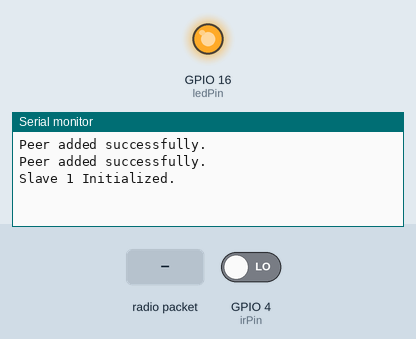
The sketch below on a simulated ESP32. On the bench: output pins drawn as LEDs (lit = HIGH), the last lines printed to the serial monitor. Inputs (shaded band) come from the test bench; at power-on: GPIO 4 (irPin) LOW.

Above: at 1.2 s.
1.3 s: radio packet "START" arrives
At 2.0 s:
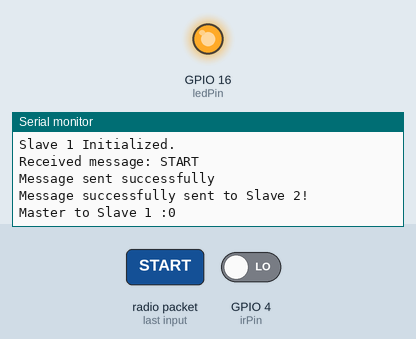
2.8 s: radio packet "FINISH" arrives
At 3.2 s:
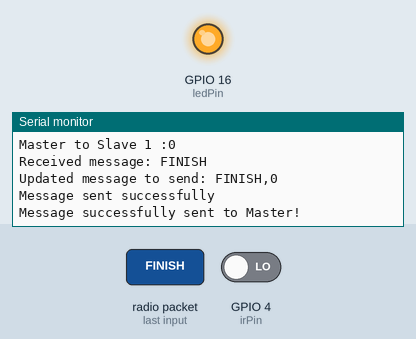
4.3 s: radio packet "1" arrives
At 5.4 s:
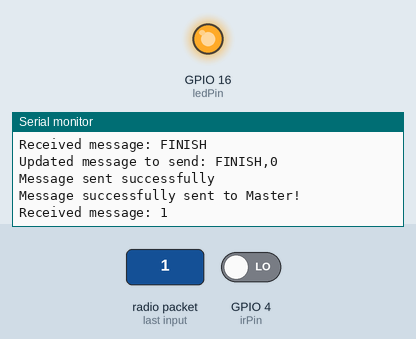

The sketch:

final_scratch_slave1.ino
```cpp
/*==========================================================================================================*/
/*                                             INCLUDE LIBRARIES                                            */
/*==========================================================================================================*/
#include <esp_now.h>
#include <WiFi.h>

/*==========================================================================================================*/
/*                                                LIST OF MAC                                               */
/*==========================================================================================================*/
uint8_t masterAddress[] = { 0x0C, 0xB8, 0x15, 0xE5, 0x41, 0x64 };
uint8_t slave2Address[] = { 0x0C, 0xB8, 0x15, 0xE5, 0x41, 0x38 };

/*==========================================================================================================*/
/*                                             GLOBAL VARIABLES                                             */
/*==========================================================================================================*/
long masterStartTime = 0;
unsigned long slave1TriggerTime = 0;
unsigned long masterToSlave1Time = 0;
bool irMonitorFlag = false;
const int irPin = 4;
const int ledPin = 16;
const char *message = "START";  // Define the message
/*==========================================================================================================*/
/*                                      Function to add Peers                                               */
/*==========================================================================================================*/
bool addPeer(const uint8_t *peerAddress, uint8_t channel = 0, bool encrypt = false) {
  esp_now_peer_info_t peerInfo = {};  // Initialize to zero
  memcpy(peerInfo.peer_addr, peerAddress, 6);
  peerInfo.channel = channel;
  peerInfo.encrypt = encrypt;

  // Set the interface explicitly
  peerInfo.ifidx = WIFI_IF_STA;

  // Check if the peer already exists
  if (esp_now_is_peer_exist(peerAddress)) {
    Serial.println("Peer already exists.");
    return true;
  }

  // Add the peer
  if (esp_now_add_peer(&peerInfo) != ESP_OK) {
    Serial.println("Failed to add peer.");
    return false;
  }

  Serial.println("Peer added successfully.");
  return true;
}

/*==========================================================================================================*/
/*                               Callback function for receiving data                                       */
/*==========================================================================================================*/
void onReceive(const esp_now_recv_info *recv_info, const uint8_t *data, int data_len) {
  char incomingMessage[data_len + 1];
  memcpy(incomingMessage, data, data_len);
  incomingMessage[data_len] = '\0';  // Null-terminate the message

  Serial.print("Received message: ");
  Serial.println(incomingMessage);

  //Check if START is received
  if (String(incomingMessage) == "START") {
    masterStartTime = millis();
    irMonitorFlag = true;
    digitalWrite(ledPin, LOW);  //Turn on the LED
  }
  // Check if the message begins with "FINISH"
  if (strncmp(incomingMessage, "FINISH", 6) == 0) {  // Compare only the first 6 characters
    char updatedMessage[40];                         // Buffer to hold the updated message

    // Format the new message with the appended unsigned long value
    snprintf(updatedMessage, sizeof(updatedMessage), "%s,%lu", incomingMessage, masterToSlave1Time);

    // Send the updated message back or to another peer
    Serial.print("Updated message to send: ");
    Serial.println(updatedMessage);

    // Send the message to masterAddress
    if (sendMessage(masterAddress, updatedMessage)) {
      Serial.println("Message successfully sent to Master!");
    } else {
      Serial.println("Message failed to send to Master.");
    }
  }
}


/*==========================================================================================================*/
/*                                Function to Send ESP-NOW Messages                                         */
/*==========================================================================================================*/
bool sendMessage(const uint8_t *peerAddress, const char *message) {
  // Send the message
  esp_err_t result = esp_now_send(peerAddress, (uint8_t *)message, strlen(message));

  // Check if the message was sent successfully
  if (result == ESP_OK) {
    Serial.println("Message sent successfully");
  } else {
    Serial.println("Failed to send message");
  }

  return result == ESP_OK;
}

/*==========================================================================================================*/
/*                                                   SETUP                                                  */
/*==========================================================================================================*/
void setup() {
  // Initialize Serial Monitor
  Serial.begin(115200);
  pinMode(irPin, INPUT);
  pinMode(ledPin, OUTPUT);
  digitalWrite(ledPin, LOW);  //Turn on the LED

  // Initialize WiFi in STA mode
  WiFi.mode(WIFI_STA);
  WiFi.disconnect();

  // Initialize ESP-NOW
  if (esp_now_init() != ESP_OK) {
    Serial.println("ESP-NOW initialization failed");
    while (true)
      ;
  }

  // Register receive callback
  esp_now_register_recv_cb(onReceive);

  // Add Peers
  addPeer(masterAddress);
  addPeer(slave2Address);


  Serial.println("Slave 1 Initialized.");
  digitalWrite(ledPin, HIGH);  //Turn off the LED
}

/*==========================================================================================================*/
/*                                                LOOP                                                      */
/*==========================================================================================================*/
void loop() {
  //Monitor the IR Sensor after START is received from Master
  if (irMonitorFlag == true && digitalRead(irPin) == LOW) {
    slave1TriggerTime = millis();

    // Send the message to slave2Address
    if (sendMessage(slave2Address, message)) {
      Serial.println("Message successfully sent to Slave 2!");
    } else {
      Serial.println("Message failed to send to Slave 2.");
    }
    irMonitorFlag = false;
    digitalWrite(ledPin, HIGH);  //Turn off the LED
    masterToSlave1Time = slave1TriggerTime - masterStartTime;
    Serial.print("Master to Slave 1 :");
    Serial.println(masterToSlave1Time);
  }
}
```

Measured:
- after the input at 1.3 s, the serial monitor: prints a new line at once (image 1)
- after the input at 2.8 s, the serial monitor: prints a new line at once (image 2)
- after the input at 4.3 s, the serial monitor: prints a new line at once (image 3)
